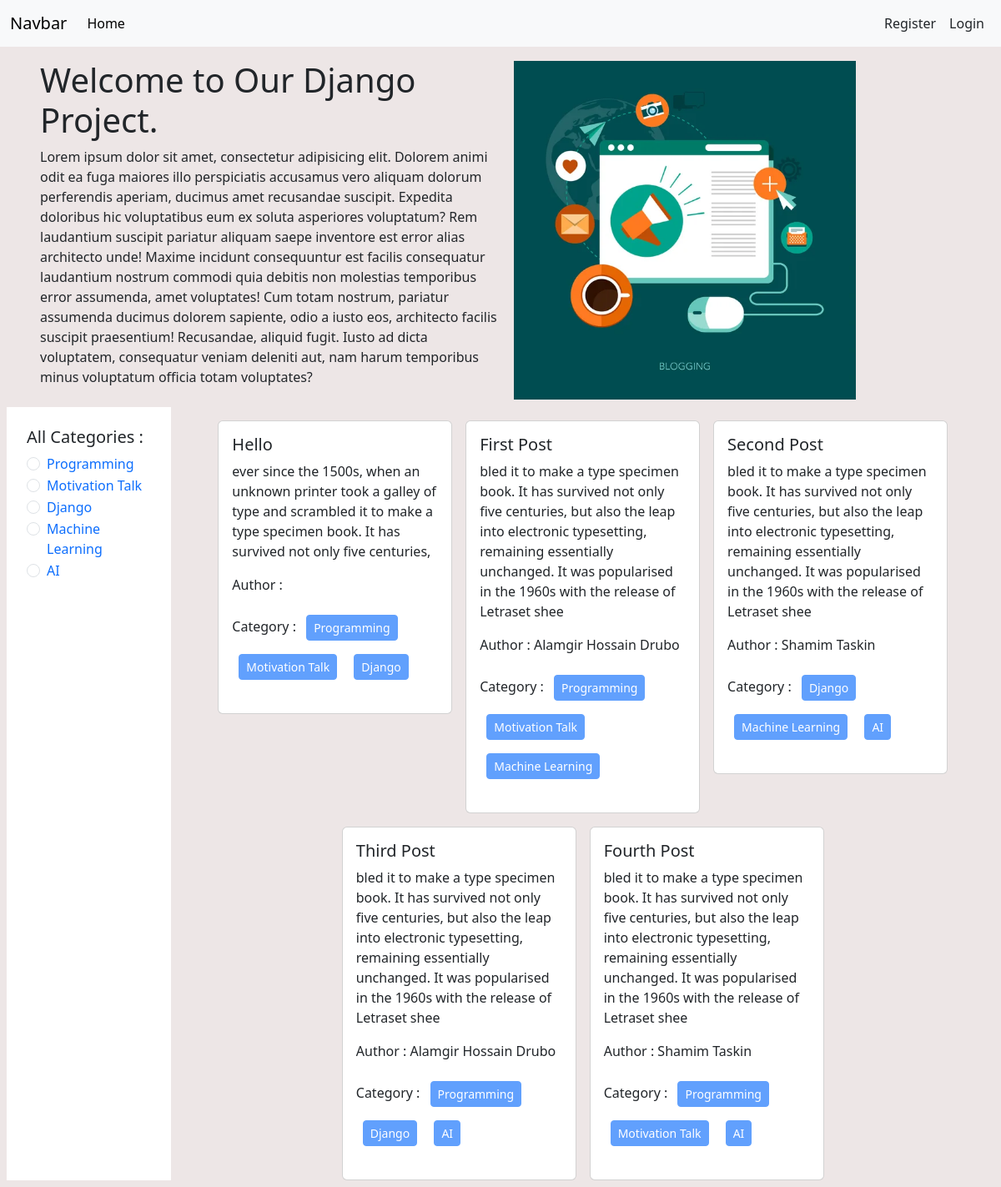
The page / on the database its author committed.
### categories/models.py (models this page shows, shortened)
class Category(models.Model):
    name = models.CharField(max_length=100)
    slug = models.SlugField(max_length=100, unique=True, blank=True, null=True)

### posts/models.py (models this page shows, shortened)
class Post(models.Model):
    title = models.CharField(max_length=100)
    content = models.TextField()
    category = models.ManyToManyField(Category)
    author = models.ForeignKey(User, on_delete=models.CASCADE)

### Blogs/views.py (the view)
# urls.py: 2. Add a URL to urlpatterns:  path('', views.home, name='home')
def home(request, category_slug=None):
    data = Post.objects.all()
    if category_slug is not None:
        category = Category.objects.get(slug = category_slug)
        data = Post.objects.filter(category=category)
    category = Category.objects.all()
    return render(request, 'home.html' , {'datas' : data, 'categories' : category})

### templates/home.html
{% extends "base.html" %}
{% load static %}
{% block content %}
<div class="d-flex flex-wrap px-5 pt-3 align-items-center">
  <div class="col-6 ">
    <h1>Welcome to Our Django Project.</h1>
    <p>Lorem ipsum dolor sit amet, consectetur adipisicing elit. Dolorem animi odit ea fuga maiores illo perspiciatis accusamus vero aliquam dolorum perferendis aperiam, ducimus amet recusandae suscipit. Expedita doloribus hic voluptatibus eum ex soluta asperiores voluptatum? Rem laudantium suscipit pariatur aliquam saepe inventore est error alias architecto unde! Maxime incidunt consequuntur est facilis consequatur laudantium nostrum commodi quia debitis non molestias temporibus error assumenda, amet voluptates! Cum totam nostrum, pariatur assumenda ducimus dolorem sapiente, odio a iusto eos, architecto facilis suscipit praesentium! Recusandae, aliquid fugit. Iusto ad dicta voluptatem, consequatur veniam deleniti aut, nam harum temporibus minus voluptatum officia totam voluptates?</p>
  </div>
  <div  class="col-6">
    <img class="px-3" style="width:80%;" src="{% static 'header.jpg' %}" alt="Image">
  </div>
</div>
<div class="d-flex flex-wrap p-2">
  <div class='col-2 p-4 bg-white'>
    <h5>All Categories : </h5>
    {% for category in categories %}
    <div class="form-check">
      <input class="form-check-input" type="radio" name="flexRadioDefault" id="flexRadioDefault1">
      <label class="form-check-label" for="flexRadioDefault1">
        <a class="text-decoration-none" href="{% url 'category_wise' category.slug %}">{{category.name}}</a>
      </label>
    </div>
    {% endfor %}
  </div>
  <div class='col-10'>
    <div class="d-flex flex-wrap justify-content-center px-5">
      {% for data in datas %}
      <div class="col-sm-4 mb-3 mb-sm-0 pt-3">
          <div class="card mx-2 ">
            <div class="card-body">
              <h5 class="card-title">{{data.title}} </h5>
              <p class="card-text">{{data.content}} </p>
              <p> Author : {{data.author.first_name}}  {{data.author.last_name}} </p>
              <p> Category :
                  {% for i in data.category.all %}
                  <button class='btn btn-primary btn-sm m-2' disabled> {{i.name}} </button>
                  {% endfor %}
              </p>
            </div>
          </div>
        </div>
      {% endfor %}
    </div>
  </div>
</div>
{% endblock  %}

### templates/base.html (shortened to what this page needs)
<!DOCTYPE html>
<html lang="en">
  <head>
    <link
      href="https://cdn.jsdelivr.net/npm/bootstrap@5.3.3/dist/css/bootstrap.min.css"
      rel="stylesheet"
    />
  </head>
  <body style="background-color: #ede6e6;">
    <nav class="navbar navbar-expand-lg bg-body-tertiary">
      <div class="container-fluid">
        <a class="navbar-brand" href="#">Navbar</a>
        <div class="collapse navbar-collapse" id="navbarSupportedContent">
          <ul class="navbar-nav me-auto mb-2 mb-lg-0">
            <li class="nav-item">
              <a class="nav-link active" aria-current="" href="{% url 'Home' %}"
                >Home</a
              >
            </li>
          </ul>
          <div class="d-flex" role="search">
            {% if request.user.is_authenticated %}
            <ul class="navbar-nav me-auto mb-2 mb-lg-0">
              <li class="nav-item">
                <a
                  class="nav-link btn btn-primary text-dark"
                  href="{% url 'profile' %}"
                  >Profile</a
                >
              </li>
              <li class="nav-item">
                <a
                  class="nav-link btn btn-danger text-dark"
                  href="{% url 'user_logout' %}"
                  >Logout</a
                >
              </li>
            </ul>
            {% else %}
            <ul class="navbar-nav me-auto mb-2 mb-lg-0">
              <li class="nav-item">
                <a
                  class="nav-link btn btn-warning text-dark"
                  href="{% url 'register' %}"
                  >Register</a
                >
              </li>
              <li class="nav-item">
                <a
                  class="nav-link btn btn-primary text-dark"
                  href="{% url 'user_login' %}"
                  >Login</a
                >
              </li>
            </ul>
            {% endif %}
          </div>
        </div>
      </div>
    </nav>
    {% block content %}{% endblock %}
  </body>
</html>

### rows shown on the page
Category: name "Programming"
Category: name "Motivation Talk"
Category: name "Django"
Category: name "Machine Learning"
Category: name "AI"
Post: title "Hello", content "ever since the 1500s, when an unknown printer took a galley of type and scrambled it to make a type specimen book. It has survived not only five centuries,"
Post: title "First Post", content "bled it to make a type specimen book. It has survived not only five centuries, but also the leap into electronic typesetting, remaining essentially unchanged. It was popularised in the 1960s with the release of Letraset shee", author.first_name "Alamgir Hossain", author.last_name "Drubo"
Post: title "Second Post", content "bled it to make a type specimen book. It has survived not only five centuries, but also the leap into electronic typesetting, remaining essentially unchanged. It was popularised in the 1960s with the release of Letraset shee", author.first_name "Shamim", author.last_name "Taskin"
Post: title "Third Post", content "bled it to make a type specimen book. It has survived not only five centuries, but also the leap into electronic typesetting, remaining essentially unchanged. It was popularised in the 1960s with the release of Letraset shee", author.first_name "Alamgir Hossain", author.last_name "Drubo"
Post: title "Fourth Post", content "bled it to make a type specimen book. It has survived not only five centuries, but also the leap into electronic typesetting, remaining essentially unchanged. It was popularised in the 1960s with the release of Letraset shee", author.first_name "Shamim", author.last_name "Taskin"
